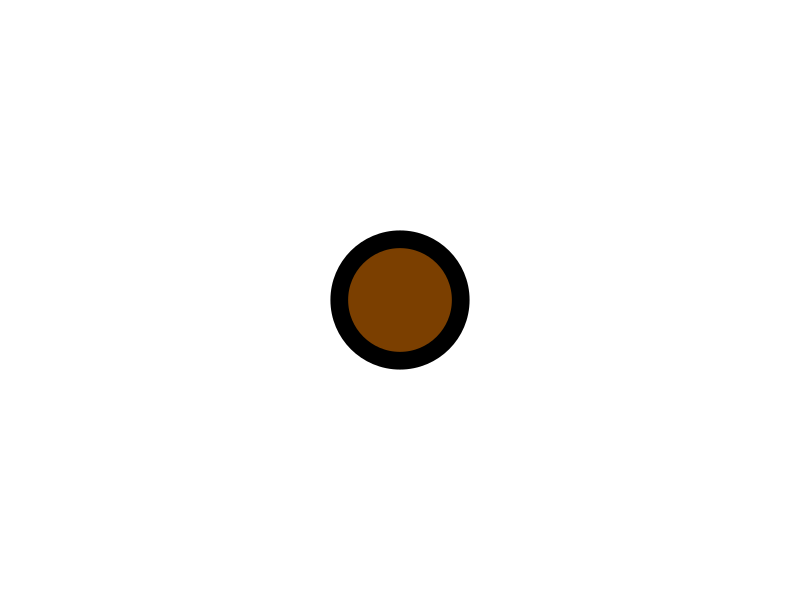
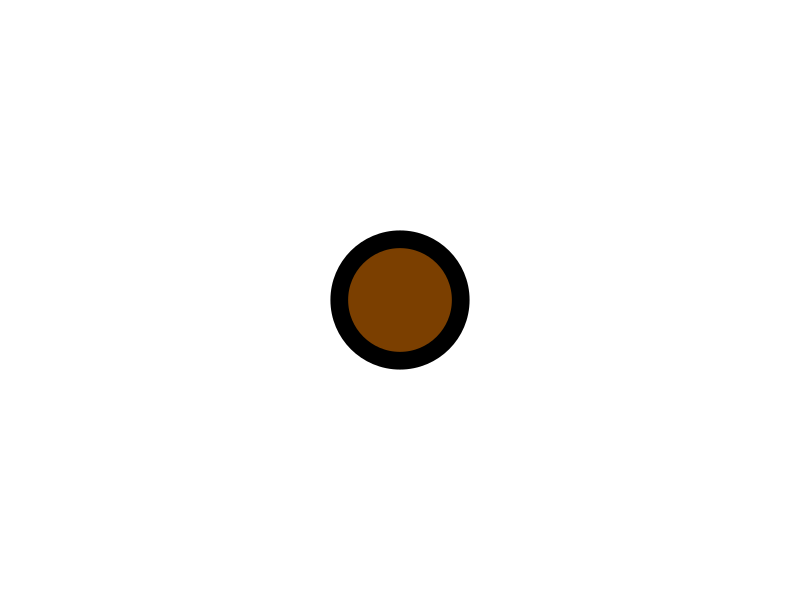

Generate these figures, in order, with R: (Note: this script raises an error after producing the figures.)
# Load packages ----------------------------------------------------------------

library(dplyr)
library(ggplot2)
library(ggtext)

# Create data ------------------------------------------------------------------

pepernoot <- tibble(x = 1,
                    y = 1)

# Make 'pepernoot' icon for legend and save as png -----------------------------

pepernoot |>
  ggplot(aes(x = x,
             y = x)) +
  geom_point(size = 35,
             fill = "#7B3F00",
             color = "#000000",
             shape = 21,
             stroke = 9) +
  theme_void() +
  theme(panel.background = element_rect(fill = NA,
                                        color = NA),
        plot.background = element_rect(fill = NA,
                                       color = NA))

ggsave("2023-09_pepernoten_icon.png",
       width = 500,
       height = 500,
       units = "px",
       dpi = 300,
       bg = "transparent")

# Add pepernoot icon with HTML in plot -----------------------------------------

pepernoot_icon <- paste0("<img src = '2023-09_pepernoten_icon.png' width = '60'>")

# Visualize data and save visualization ----------------------------------------

pepernoot |>
  ggplot(aes(x = x,
           y = x)) +
  geom_point(size = 149.5,
             fill = "#7B3F00",
             color = "#000000",
             shape = 21,
             stroke = 9) +
  theme_void() +
  theme(panel.background = element_rect(fill = "#9E2020",
                                        color = NA,
                                        linewidth = 6),
        plot.background = element_rect(fill = "#9E2020"),
        plot.title = element_text(size = 35,
                                  color = "#FFBF00",
                                  lineheight = 0.9,
                                  family = "Comic Sans MS",
                                  face = "bold",
                                  hjust = 0.5,
                                  margin = margin(t = -10,
                                                  b = 25)),
        plot.caption = element_markdown(size = 35,
                                    color = "#FFBF00",
                                    family = "Comic Sans MS",
                                    face = "bold",
                                    hjust = c(0.35, -0.30),
                                    vjust = c(0.5, 0.6),
                                    margin = margin(t = 25)),
        plot.margin = margin(t = 1.7,
                             r = 1.25,
                             l = 1.25,
                             b = 1,
                             unit = "cm")) +
  labs(title = "Wanneer liggen pepernoten \n jaarlijks in de winkel?",
       caption = c(pepernoot_icon,
                   "Te vroeg"))

ggsave("2023-09_pepernoten_viz.png",
       width = 2500,
       height = 2500,
       units = "px",
       dpi = 300,
       bg = "#9E2020")

